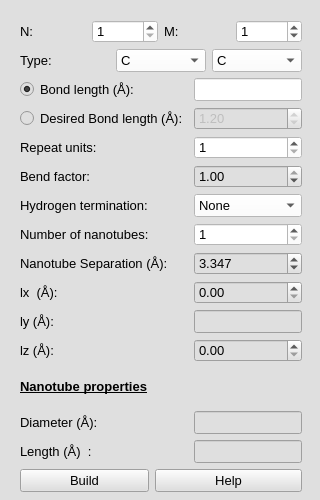
<?xml version="1.0" encoding="UTF-8"?>
<ui version="4.0">
 <class>Form_SWNT</class>
 <widget class="QWidget" name="Form_SWNT">
  <property name="geometry">
   <rect>
    <x>0</x>
    <y>0</y>
    <width>320</width>
    <height>500</height>
   </rect>
  </property>
  <property name="sizePolicy">
   <sizepolicy hsizetype="Fixed" vsizetype="Fixed">
    <horstretch>0</horstretch>
    <verstretch>0</verstretch>
   </sizepolicy>
  </property>
  <property name="minimumSize">
   <size>
    <width>320</width>
    <height>500</height>
   </size>
  </property>
  <property name="maximumSize">
   <size>
    <width>320</width>
    <height>500</height>
   </size>
  </property>
  <property name="font">
   <font>
    <pointsize>11</pointsize>
   </font>
  </property>
  <property name="windowTitle">
   <string>Form</string>
  </property>
  <property name="styleSheet">
   <string notr="true">background-color: rgb(223, 223, 223);</string>
  </property>
  <layout class="QGridLayout" name="gridLayout_5">
   <item row="0" column="0">
    <widget class="QWidget" name="SWNT" native="true">
     <property name="minimumSize">
      <size>
       <width>300</width>
       <height>490</height>
      </size>
     </property>
     <property name="maximumSize">
      <size>
       <width>300</width>
       <height>490</height>
      </size>
     </property>
     <property name="autoFillBackground">
      <bool>false</bool>
     </property>
     <property name="styleSheet">
      <string notr="true">background-color: rgb(223, 223, 223);</string>
     </property>
     <layout class="QGridLayout" name="gridLayout_4">
      <item row="0" column="0" colspan="3">
       <layout class="QGridLayout" name="gridLayout_3">
        <item row="0" column="0">
         <layout class="QGridLayout" name="gridLayout">
          <item row="0" column="0">
           <widget class="QLabel" name="label_chirality_N_SWNT">
            <property name="font">
             <font>
              <pointsize>10</pointsize>
             </font>
            </property>
            <property name="text">
             <string>N:</string>
            </property>
           </widget>
          </item>
          <item row="0" column="1">
           <widget class="QSpinBox" name="spinBox_chirality_N_NanoRope">
            <property name="font">
             <font>
              <pointsize>10</pointsize>
             </font>
            </property>
            <property name="styleSheet">
             <string notr="true">background-color: rgb(255, 255, 255);</string>
            </property>
            <property name="minimum">
             <number>1</number>
            </property>
            <property name="maximum">
             <number>50</number>
            </property>
            <property name="value">
             <number>1</number>
            </property>
           </widget>
          </item>
          <item row="0" column="3">
           <widget class="QSpinBox" name="spinBox_chirality_M_NanoRope">
            <property name="font">
             <font>
              <pointsize>10</pointsize>
             </font>
            </property>
            <property name="styleSheet">
             <string notr="true">background-color: rgb(255, 255, 255);</string>
            </property>
            <property name="minimum">
             <number>0</number>
            </property>
            <property name="maximum">
             <number>50</number>
            </property>
            <property name="value">
             <number>1</number>
            </property>
           </widget>
          </item>
          <item row="0" column="2">
           <widget class="QLabel" name="label_chirality_M_SWNT">
            <property name="font">
             <font>
              <pointsize>10</pointsize>
             </font>
            </property>
            <property name="text">
             <string>M:</string>
            </property>
           </widget>
          </item>
         </layout>
        </item>
        <item row="1" column="0">
         <layout class="QGridLayout" name="gridLayout_2">
          <item row="0" column="1">
           <widget class="QComboBox" name="comboBox_type1_NanoRope">
            <property name="font">
             <font>
              <pointsize>10</pointsize>
             </font>
            </property>
            <property name="styleSheet">
             <string notr="true">background-color: rgb(255, 255, 255);</string>
            </property>
            <item>
             <property name="text">
              <string>C</string>
             </property>
            </item>
            <item>
             <property name="text">
              <string>N</string>
             </property>
            </item>
            <item>
             <property name="text">
              <string>P</string>
             </property>
            </item>
           </widget>
          </item>
          <item row="0" column="0">
           <widget class="QLabel" name="label_type_SWNT">
            <property name="font">
             <font>
              <pointsize>10</pointsize>
             </font>
            </property>
            <property name="text">
             <string>Type:</string>
            </property>
           </widget>
          </item>
          <item row="0" column="2">
           <widget class="QComboBox" name="comboBox_type2_NanoRope">
            <property name="font">
             <font>
              <pointsize>10</pointsize>
             </font>
            </property>
            <property name="styleSheet">
             <string notr="true">background-color: rgb(255, 255, 255);</string>
            </property>
            <item>
             <property name="text">
              <string>C</string>
             </property>
            </item>
            <item>
             <property name="text">
              <string>B</string>
             </property>
            </item>
            <item>
             <property name="text">
              <string>Al</string>
             </property>
            </item>
            <item>
             <property name="text">
              <string>Ga</string>
             </property>
            </item>
           </widget>
          </item>
         </layout>
        </item>
       </layout>
      </item>
      <item row="1" column="0">
       <widget class="QRadioButton" name="radioButton_bond_length">
        <property name="font">
         <font>
          <pointsize>10</pointsize>
         </font>
        </property>
        <property name="text">
         <string>Bond length (Å):</string>
        </property>
        <property name="checked">
         <bool>true</bool>
        </property>
       </widget>
      </item>
      <item row="1" column="2">
       <widget class="QLineEdit" name="lineEdit_bond_length_NanoRope">
        <property name="enabled">
         <bool>true</bool>
        </property>
        <property name="font">
         <font>
          <pointsize>10</pointsize>
         </font>
        </property>
        <property name="styleSheet">
         <string notr="true">background-color: rgb(255, 255, 255);</string>
        </property>
        <property name="readOnly">
         <bool>true</bool>
        </property>
        <property name="clearButtonEnabled">
         <bool>false</bool>
        </property>
       </widget>
      </item>
      <item row="2" column="0" colspan="2">
       <widget class="QRadioButton" name="radioButton_desired_bond_length">
        <property name="font">
         <font>
          <pointsize>10</pointsize>
         </font>
        </property>
        <property name="text">
         <string>Desired Bond length (Å):</string>
        </property>
        <property name="iconSize">
         <size>
          <width>10</width>
          <height>10</height>
         </size>
        </property>
       </widget>
      </item>
      <item row="2" column="2">
       <widget class="QDoubleSpinBox" name="SpinBox_desired_bond_length">
        <property name="enabled">
         <bool>false</bool>
        </property>
        <property name="font">
         <font>
          <pointsize>10</pointsize>
         </font>
        </property>
        <property name="maximum">
         <double>2.500000000000000</double>
        </property>
        <property name="singleStep">
         <double>0.010000000000000</double>
        </property>
        <property name="value">
         <double>1.200000000000000</double>
        </property>
       </widget>
      </item>
      <item row="3" column="0">
       <widget class="QLabel" name="label_repeat_units_NanoRope">
        <property name="font">
         <font>
          <pointsize>10</pointsize>
         </font>
        </property>
        <property name="text">
         <string>Repeat units:</string>
        </property>
       </widget>
      </item>
      <item row="3" column="2">
       <widget class="QSpinBox" name="spinBox_repeat_units_NanoRope">
        <property name="font">
         <font>
          <pointsize>10</pointsize>
         </font>
        </property>
        <property name="styleSheet">
         <string notr="true">background-color: rgb(255, 255, 255);</string>
        </property>
        <property name="minimum">
         <number>1</number>
        </property>
        <property name="maximum">
         <number>50</number>
        </property>
       </widget>
      </item>
      <item row="4" column="0">
       <widget class="QLabel" name="label">
        <property name="font">
         <font>
          <pointsize>10</pointsize>
         </font>
        </property>
        <property name="text">
         <string>Bend factor:</string>
        </property>
       </widget>
      </item>
      <item row="4" column="2">
       <widget class="QDoubleSpinBox" name="doubleSpinBox_bend_factor">
        <property name="font">
         <font>
          <pointsize>10</pointsize>
         </font>
        </property>
        <property name="maximum">
         <double>1.000000000000000</double>
        </property>
        <property name="singleStep">
         <double>0.010000000000000</double>
        </property>
        <property name="value">
         <double>1.000000000000000</double>
        </property>
       </widget>
      </item>
      <item row="5" column="0">
       <widget class="QLabel" name="lable_H_termination_NanoRope">
        <property name="font">
         <font>
          <pointsize>10</pointsize>
         </font>
        </property>
        <property name="text">
         <string>Hydrogen termination:</string>
        </property>
       </widget>
      </item>
      <item row="5" column="2">
       <widget class="QComboBox" name="comboBox_H_termination_SWNT">
        <property name="font">
         <font>
          <pointsize>10</pointsize>
         </font>
        </property>
        <property name="styleSheet">
         <string notr="true">background-color: rgb(255, 255, 255);</string>
        </property>
        <item>
         <property name="text">
          <string>None</string>
         </property>
        </item>
        <item>
         <property name="text">
          <string>One end</string>
         </property>
        </item>
        <item>
         <property name="text">
          <string>Both ends</string>
         </property>
        </item>
       </widget>
      </item>
      <item row="6" column="0">
       <widget class="QLabel" name="label_2">
        <property name="font">
         <font>
          <pointsize>10</pointsize>
         </font>
        </property>
        <property name="text">
         <string>Number of nanotubes:</string>
        </property>
       </widget>
      </item>
      <item row="6" column="2">
       <widget class="QSpinBox" name="spinBox_num_nanotubes">
        <property name="font">
         <font>
          <pointsize>10</pointsize>
         </font>
        </property>
        <property name="styleSheet">
         <string notr="true">background-color: rgb(255, 255, 255);</string>
        </property>
        <property name="minimum">
         <number>1</number>
        </property>
        <property name="maximum">
         <number>37</number>
        </property>
       </widget>
      </item>
      <item row="7" column="0" colspan="2">
       <widget class="QLabel" name="label_ntsep">
        <property name="font">
         <font>
          <pointsize>10</pointsize>
         </font>
        </property>
        <property name="text">
         <string>Nanotube Separation (Å):</string>
        </property>
       </widget>
      </item>
      <item row="7" column="2">
       <widget class="QDoubleSpinBox" name="spinBox_nanotube_separation">
        <property name="font">
         <font>
          <pointsize>10</pointsize>
         </font>
        </property>
        <property name="decimals">
         <number>3</number>
        </property>
        <property name="minimum">
         <double>0.100000000000000</double>
        </property>
        <property name="maximum">
         <double>20.000000000000000</double>
        </property>
        <property name="value">
         <double>3.347000000000000</double>
        </property>
       </widget>
      </item>
      <item row="8" column="0">
       <widget class="QLabel" name="label_lx">
        <property name="font">
         <font>
          <pointsize>10</pointsize>
         </font>
        </property>
        <property name="text">
         <string>lx  (Å):</string>
        </property>
       </widget>
      </item>
      <item row="8" column="2">
       <widget class="QDoubleSpinBox" name="SpinBox_lx">
        <property name="font">
         <font>
          <pointsize>10</pointsize>
         </font>
        </property>
        <property name="decimals">
         <number>2</number>
        </property>
        <property name="maximum">
         <double>200.000000000000000</double>
        </property>
       </widget>
      </item>
      <item row="9" column="0">
       <widget class="QLabel" name="label_ly">
        <property name="font">
         <font>
          <pointsize>10</pointsize>
         </font>
        </property>
        <property name="text">
         <string>ly (Å):</string>
        </property>
       </widget>
      </item>
      <item row="9" column="2">
       <widget class="QLineEdit" name="lineEdit_ly">
        <property name="font">
         <font>
          <pointsize>10</pointsize>
         </font>
        </property>
       </widget>
      </item>
      <item row="10" column="0">
       <widget class="QLabel" name="label_lz">
        <property name="font">
         <font>
          <pointsize>10</pointsize>
         </font>
        </property>
        <property name="text">
         <string>lz (Å):</string>
        </property>
       </widget>
      </item>
      <item row="10" column="2">
       <widget class="QDoubleSpinBox" name="SpinBox_lz">
        <property name="font">
         <font>
          <pointsize>10</pointsize>
         </font>
        </property>
        <property name="decimals">
         <number>2</number>
        </property>
        <property name="maximum">
         <double>200.000000000000000</double>
        </property>
       </widget>
      </item>
      <item row="11" column="0">
       <widget class="QLabel" name="labl_properties_NanoRope">
        <property name="font">
         <font>
          <pointsize>10</pointsize>
          <weight>75</weight>
          <bold>true</bold>
          <underline>true</underline>
         </font>
        </property>
        <property name="text">
         <string>Nanotube properties</string>
        </property>
       </widget>
      </item>
      <item row="12" column="0">
       <widget class="QLabel" name="Diameter_NanoRope">
        <property name="font">
         <font>
          <pointsize>10</pointsize>
         </font>
        </property>
        <property name="text">
         <string>Diameter (Å):</string>
        </property>
       </widget>
      </item>
      <item row="12" column="2">
       <widget class="QLineEdit" name="lineEdit_diameter_NanoRope">
        <property name="font">
         <font>
          <pointsize>10</pointsize>
         </font>
        </property>
        <property name="acceptDrops">
         <bool>false</bool>
        </property>
        <property name="styleSheet">
         <string notr="true"/>
        </property>
        <property name="frame">
         <bool>true</bool>
        </property>
        <property name="readOnly">
         <bool>true</bool>
        </property>
        <property name="clearButtonEnabled">
         <bool>false</bool>
        </property>
       </widget>
      </item>
      <item row="13" column="0">
       <widget class="QLabel" name="label_length_NanoRope">
        <property name="font">
         <font>
          <pointsize>10</pointsize>
         </font>
        </property>
        <property name="text">
         <string>Length (Å)  :</string>
        </property>
       </widget>
      </item>
      <item row="13" column="2">
       <widget class="QLineEdit" name="lineEdit_length_NanoRope">
        <property name="font">
         <font>
          <pointsize>10</pointsize>
         </font>
        </property>
        <property name="acceptDrops">
         <bool>false</bool>
        </property>
        <property name="styleSheet">
         <string notr="true"/>
        </property>
        <property name="frame">
         <bool>true</bool>
        </property>
        <property name="readOnly">
         <bool>true</bool>
        </property>
        <property name="clearButtonEnabled">
         <bool>false</bool>
        </property>
       </widget>
      </item>
      <item row="14" column="0">
       <widget class="QPushButton" name="pushButton_build_NanoRope">
        <property name="font">
         <font>
          <pointsize>10</pointsize>
         </font>
        </property>
        <property name="text">
         <string>Build</string>
        </property>
       </widget>
      </item>
      <item row="14" column="1" colspan="2">
       <widget class="QPushButton" name="pushButton_help_build_NanoRope">
        <property name="font">
         <font>
          <pointsize>10</pointsize>
         </font>
        </property>
        <property name="text">
         <string>Help</string>
        </property>
       </widget>
      </item>
     </layout>
    </widget>
   </item>
  </layout>
 </widget>
 <resources/>
 <connections/>
</ui>
